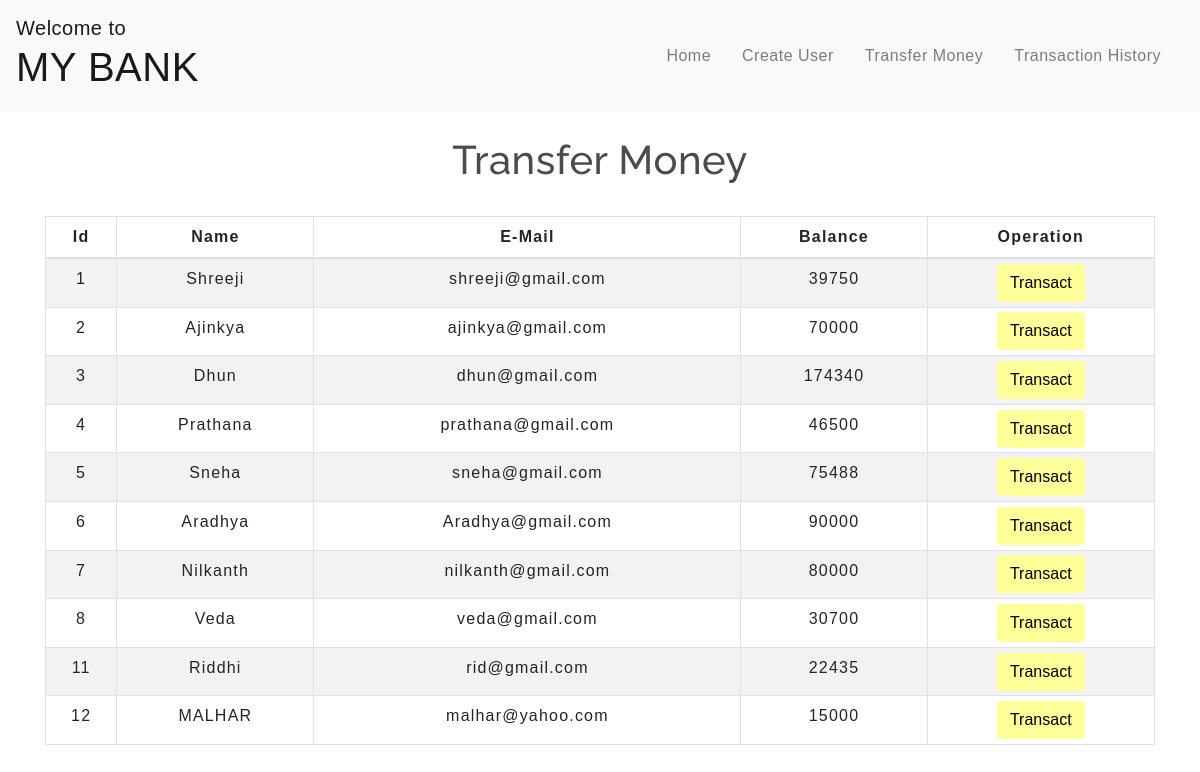
The app's page /transfermoney.php with its own data.
### tables this page shows
CREATE TABLE `users` (
  `id` int(3) NOT NULL,
  `name` text NOT NULL,
  `email` varchar(30) NOT NULL,
  `balance` int(8) NOT NULL
);

### transfermoney.php (the view, shortened to what this page needs)
<!DOCTYPE html>
<html lang="en">
<head>
    <link rel="stylesheet" href="https://maxcdn.bootstrapcdn.com/bootstrap/4.0.0/css/bootstrap.min.css">
    <link rel="stylesheet" type="text/css" href="css/table.css">
    <link rel="stylesheet" type="text/css" href="css/navbar.css">
</head>
<body>
<?php
    include 'config.php';
    $sql = "SELECT * FROM users";
    $result = mysqli_query($conn,$sql);
?>
<?php
  include 'navbar.php';
?>
<div class="container">
        <h2 class="text-center pt-4">Transfer Money</h2>
        <br>
            <div class="row">
                <div class="col">
                    <div class="table-responsive-sm">
                    <table class="table table-hover table-sm table-striped table-condensed table-bordered">
                        <thead>
                            <tr>
                            <th scope="col" class="text-center py-2">Id</th>
                            <th scope="col" class="text-center py-2">Name</th>
                            <th scope="col" class="text-center py-2">E-Mail</th>
                            <th scope="col" class="text-center py-2">Balance</th>
                            <th scope="col" class="text-center py-2">Operation</th>
                            </tr>
                        </thead>
                        <tbody>
                <?php
                    while($rows=mysqli_fetch_assoc($result)){
                ?>
                    <tr>
                        <td class="py-2"><?php echo $rows['id'] ?></td>
                        <td class="py-2"><?php echo $rows['name']?></td>
                        <td class="py-2"><?php echo $rows['email']?></td>
                        <td class="py-2"><?php echo $rows['balance']?></td>
                        <td><a href="selecteduserdetail.php?id= <?php echo $rows['id'] ;?>"> <button type="button" class="btn">Transact</button></a></td>
                    </tr>
                <?php
                    }
                ?>
                        </tbody>
                    </table>
                    </div>
                </div>
            </div>
         </div>
</body>
</html>

### navbar.php (shortened to what this page needs)
<nav class="navbar navbar-expand-md navbar-light bg-light">
<a class="navbar-brand" href="index.php">Welcome to <h1>MY BANK</h1></a>
<div class="collapse navbar-collapse" id="collapsibleNavbar">
      <ul class="navbar-nav ml-auto">
        <li class="nav-item">
          <a class="nav-link" href="index.php">Home</a>
        </li>
        <li class="nav-item">
          <a class="nav-link" href="createuser.php">Create User</a>
        </li>
        <li class="nav-item">
          <a class="nav-link" href="transfermoney.php">Transfer Money</a>
        </li>
        <li class="nav-item">
          <a class="nav-link" href="transactionhistory.php">Transaction History</a>
        </li>
    </div>
 </nav>

### css/table.css (style rules this page uses)
* { padding: 0; margin: 0; box-sizing: border-box; font-family: sans-serif; }
h2 { font-size: 40px; }
table { letter-spacing: 1.2px; }
td { text-align: center; }
button { border:none; background: #FFFF99; transition: 1s; }

### css/navbar.css (style rules this page uses)
.nav-link { margin-right: 15px; color:#2F363F; letter-spacing: 0.5px; transition: 0.5s; }
.navbar-brand { color: #4C4B4B; letter-spacing: 0.5px; }
h2 { color: #4C4B4B; letter-spacing: 0.5px; font-family: raleway; }

### transfermoney.php (style rules this page uses)
button { transition: 1.5s; }

### records on screen
users: id "1", name "Shreeji", email "shreeji@gmail.com", balance "39750"
users: id "2", name "Ajinkya", email "ajinkya@gmail.com", balance "70000"
users: id "3", name "Dhun", email "dhun@gmail.com", balance "174340"
users: id "4", name "Prathana", email "prathana@gmail.com", balance "46500"
users: id "5", name "Sneha", email "sneha@gmail.com", balance "75488"
users: id "6", name "Aradhya", email "Aradhya@gmail.com", balance "90000"
users: id "7", name "Nilkanth", email "nilkanth@gmail.com", balance "80000"
users: id "8", name "Veda", email "veda@gmail.com", balance "30700"
users: id "11", name "Riddhi", email "rid@gmail.com", balance "22435"
users: id "12", name "MALHAR", email "malhar@yahoo.com", balance "15000"
